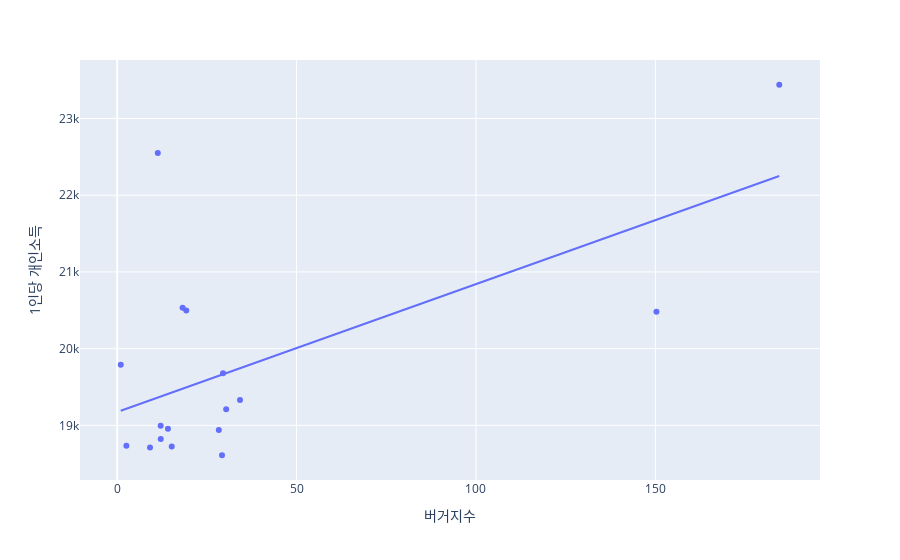

The cell this chart's notebook holds for it:
### Code cell
# '1인당 지역내총생산', '1인당 지역총소득','1인당 개인소득', '1인당 민간소비'
px.scatter(df_2, x='버거지수', y='1인당 개인소득', trendline='ols', hover_name='시도별')

### Figure 1 — Plotly figure (JSON) as saved in the notebook; plotly's stock layout.template omitted (floating-point values rounded to 4 significant figures)
{"data": [{"hovertemplate": "<b>%{hovertext}</b><br><br>버거지수=%{x}<br>1인당 개인소득=%{y}<extra></extra>", "hovertext": ["강원도", "경기도", "경상남도", "경상북도", "광주광역시", "대구광역시", "대전광역시", "부산광역시", "서울특별시", "세종특별자치시", "울산광역시", "인천광역시", "전라남도", "전라북도", "제주특별자치도", "충청남도", "충청북도"], "legendgroup": "", "marker": {"color": "#636efa", "symbol": "circle"}, "mode": "markers", "name": "", "orientation": "v", "showlegend": false, "type": "scatter", "x": [12.13, 150.3, 28.33, 29.22, 18.24, 30.38, 19.25, 29.5, 184.5, 1, 11.32, 34.24, 9.157, 15.21, 2.571, 14.15, 12.14], "xaxis": "x", "y": [18997, 20482, 18939, 18611, 20532, 19210, 20498, 19680, 23440, 19789, 22550, 19332, 18711, 18725, 18734, 18955, 18823], "yaxis": "y"}, {"hovertemplate": "<b>OLS trendline</b><br>1인당 개인소득 = 16.6709 * 버거지수 + 19175.1<br>R<sup>2</sup>=0.375446<br><br>버거지수=%{x}<br>1인당 개인소득=%{y} <b>(trend)</b><extra></extra>", "legendgroup": "", "marker": {"color": "#636efa", "symbol": "circle"}, "mode": "lines", "name": "", "showlegend": false, "type": "scatter", "x": [1, 2.571, 9.157, 11.32, 12.13, 12.14, 14.15, 15.21, 18.24, 19.25, 28.33, 29.22, 29.5, 30.38, 34.24, 150.3, 184.5], "xaxis": "x", "y": [19190.0, 19220.0, 19330.0, 19360.0, 19380.0, 19380.0, 19410.0, 19430.0, 19480.0, 19500.0, 19650.0, 19660.0, 19670.0, 19680.0, 19750.0, 21680.0, 22250.0], "yaxis": "y"}], "layout": {"legend": {"tracegroupgap": 0}, "margin": {"t": 60}, "xaxis": {"anchor": "y", "domain": [0, 1], "title": {"text": "버거지수"}}, "yaxis": {"anchor": "x", "domain": [0, 1], "title": {"text": "1인당 개인소득"}}}}
